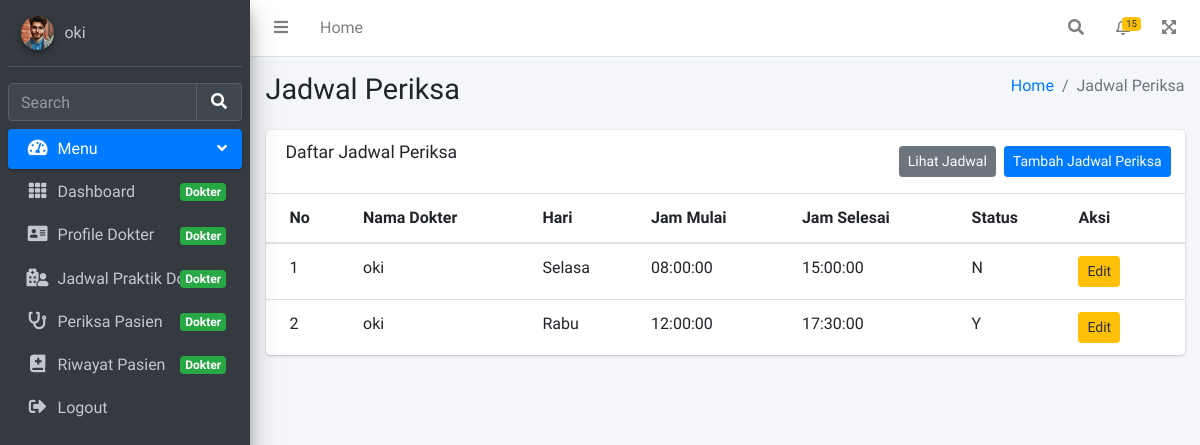
Screenshot of /jadwalPraktik.php (signed in) with the database file from the repository.
### tables this page shows
CREATE TABLE `jadwal_periksa` (
  `id` int(10) UNSIGNED NOT NULL,
  `id_dokter` int(11) NOT NULL,
  `hari` enum('Senin','Selasa','Rabu','Kamis','Jumat','Sabtu') NOT NULL,
  `jam_mulai` time NOT NULL,
  `jam_selesai` time NOT NULL,
  `aktif` char(1) NOT NULL DEFAULT 'N'
);

CREATE TABLE `dokter` (
  `id` int(11) NOT NULL,
  `nama` varchar(255) NOT NULL,
  `password` varchar(50) NOT NULL,
  `alamat` varchar(255) NOT NULL,
  `no_hp` varchar(50) NOT NULL,
  `id_poli` int(11) NOT NULL
);

### pages/jadwalPeriksa/index.php (the view, shortened to what this page needs)
<div class="content-header">
    <div class="container-fluid">
        <div class="row mb-2">
            <div class="col-sm-6">
                <h1 class="m-0">Jadwal Periksa</h1>
            </div>
            <div class="col-sm-6">
                <ol class="breadcrumb float-sm-right">
                    <li class="breadcrumb-item"><a href="index.php?page=home">Home</a></li>
                    <li class="breadcrumb-item active">Jadwal Periksa</li>
                </ol>
            </div>
        </div>
    </div>
</div>
<div class="content">
    <div class="container-fluid">
        <div class="row">
            <div class="col-12">
                <div class="card">
                    <div class="card-header">
                        <h3 class="card-title">Daftar Jadwal Periksa</h3>
                        <div class="card-tools">
                            <button type="button" class="btn btn-sm btn-primary float-right mx-1 my-1"
                                data-toggle="modal" data-target="#addModal">
                                Tambah Jadwal Periksa
                            </button>
                            <button type="button" class="btn btn-sm btn-secondary float-right mx-1 my-1"
                                data-toggle="modal" data-target="#cekJadwal">
                                Lihat Jadwal
                            </button>
                        </div>
                    </div>
                    <div class="card-body table-responsive p-0">
                        <table class="table table-hover text-nowrap">
                            <thead>
                                <tr>
                                    <th>No</th>
                                    <th>Nama Dokter</th>
                                    <th>Hari</th>
                                    <th>Jam Mulai</th>
                                    <th>Jam Selesai</th>
                                    <th>Status</th>
                                    <th>Aksi</th>
                                </tr>
                            </thead>
                            <tbody>
                                <?php
                                $no = 1;
                            require 'config/koneksi.php';
                            $query = "SELECT jadwal_periksa.id, jadwal_periksa.id_dokter, jadwal_periksa.hari, jadwal_periksa.jam_mulai, jadwal_periksa.jam_selesai, jadwal_periksa.aktif, dokter.id AS idDokter, dokter.nama, dokter.alamat, dokter.no_hp, dokter.id_poli, poli.id AS idPoli, poli.nama_poli, poli.keterangan FROM jadwal_periksa INNER JOIN dokter ON jadwal_periksa.id_dokter = dokter.id INNER JOIN poli ON dokter.id_poli = poli.id WHERE id_poli = '$id_poli' AND dokter.id = '$id_dokter'";
                            $result = mysqli_query($mysqli, $query);
                            while ($data = mysqli_fetch_assoc($result)) {
                            ?>
                                <tr>
                                    <td><?php echo $no++; ?></td>
                                    <td><?php echo $data['nama'] ?></td>
                                    <td><?php echo $data['hari'] ?></td>
                                    <td><?php echo $data['jam_mulai'] ?></td>
                                    <td><?php echo $data['jam_selesai'] ?></td>
                                    <td><?php echo $data['aktif'] ?></td>
                                    <td>
                                        <?php
                                            require 'config/koneksi.php';
                                            $cekJadwalPeriksa = "SELECT * FROM daftar_poli INNER JOIN jadwal_periksa ON daftar_poli.id_jadwal = jadwal_periksa.id WHERE jadwal_periksa.id_dokter = '$id_dokter' AND daftar_poli.status_periksa = '0'";
                                            $queryCekJadwal = mysqli_query($mysqli,$cekJadwalPeriksa);
                                            if (mysqli_num_rows($queryCekJadwal) > 0) {
                                        ?>
                                        <button type='button' class='btn btn-sm btn-warning edit-btn'
                                            data-toggle="modal" data-target="#editModal<?php echo $data['id'] ?>"
                                            >Edit</button>
                                        <?php } ?>
                                    </td>
                                </tr>
                                <?php } ?>
                            </tbody>
                        </table>
                    </div>
                </div>
            </div>
        </div>
    </div>
</div>

### rows the page displays
jadwal_periksa: id_dokter.nama "oki", hari "Selasa", jam_mulai "08:00:00", jam_selesai "15:00:00", aktif "N"
jadwal_periksa: id_dokter.nama "oki", hari "Rabu", jam_mulai "12:00:00", jam_selesai "17:30:00", aktif "Y"

### other values shown
$username "oki"
